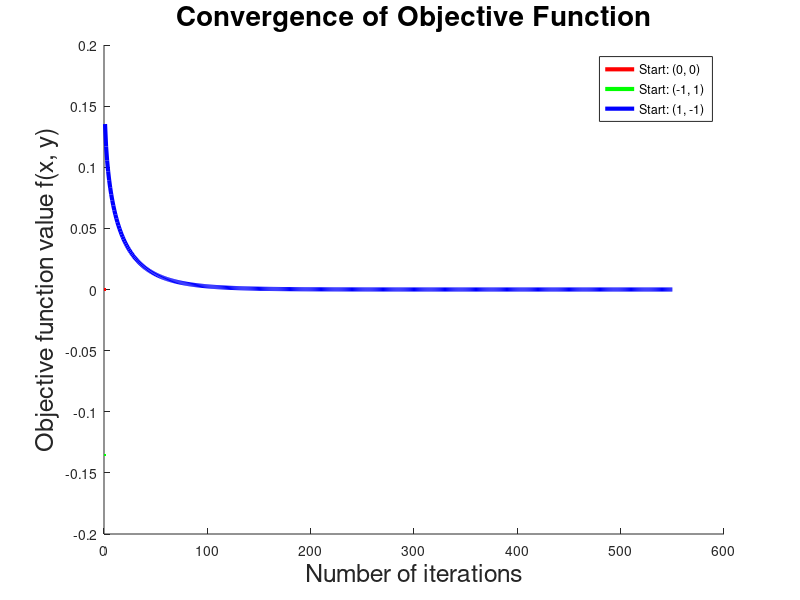

The MATLAB source for this figure: (Note: this script raises an error after producing the figure.)
% KARATIS DIMITRIOS 10775
% THEMA 3, ERWTHMA a

clear;
clc;

% Define the function f(x, y), its gradient, and Hessian
f = @(x, y) x.^5 .* exp(-x.^2 - y.^2);

grad_f = @(x, y) [5*x.^4 .* exp(-x.^2 - y.^2) - 2*x.^6 .* exp(-x.^2 - y.^2); ...
                  -2*y .* x.^5 .* exp(-x.^2 - y.^2)];

hessian_f = @(x, y) [ ...
    20*x.^3.*exp(-x.^2 - y.^2) - 12*x.^5.*exp(-x.^2 - y.^2) + 4*x.^7.*exp(-x.^2 - y.^2), ...
    4*x.^6.*y.*exp(-x.^2 - y.^2); ...
    4*x.^6.*y.*exp(-x.^2 - y.^2), ...
    -2*x.^5.*exp(-x.^2 - y.^2) + 4*x.^5.*y.^2.*exp(-x.^2 - y.^2)];

% Initial conditions (starting points)
initial_points = [0, 0; -1, 1; 1, -1]; % The three points (x0, y0)
epsilon = 1e-6; % Convergence threshold
max_iter = 5000000; % Maximum number of iterations
gamma = 0.01;

% Colors for plotting
colors = ['r', 'g', 'b']; 

figure; % Open a new figure for plotting
hold on; % Allow multiple plots on the same figure

% Execute Newton's Method for each starting point
for i = 1:size(initial_points, 1)
    % Initialize the point
    x = initial_points(i, 1);
    y = initial_points(i, 2);
    f_values = []; % Store function values for visualization
    
    % Loop for Newton's Method
    for k = 1:max_iter
        % Calculate the gradient and Hessian at the current point
        grad = grad_f(x, y);
        hessian = hessian_f(x, y);

        % Store function value for visualization
        f_values(k) = f(x, y);
        
        % Convergence check 
        if norm(grad) < epsilon
            break;
        end

        % Check if Hessian is positive definite
        try
            R = chol(hessian);
            % Hessian is positive definite, perform Newton step
            d_k = -inv(hessian) * grad;
        catch
            warning('Hessian is not positive definite!');
            break; 
        end
        
        
        % % Update the point (x, y) using Newton's step
        x_new = x + gamma * d_k(1);
        y_new = y + gamma * d_k(2);
        
        % Update the point
        x = x_new;
        y = y_new;
    end

    % Plot the convergence for this starting point
    plot(1:k, f_values, 'Color', colors(i), 'LineWidth', 3.0);
    
    % Display results for the starting point
    fprintf('Initial point: (%.2f, %.2f)\n', initial_points(i, 1), initial_points(i, 2));
    fprintf('Minimum found at: (%.4f, %.4f)\n', x, y);
    fprintf('Final value f(x, y) = %.6f\n', f(x, y));
    fprintf('Number of iterations: %d\n\n', k);
end

% Add labels, legend, and title to the plot
xlabel('Number of iterations', 'FontSize', 18);
ylabel('Objective function value f(x, y)', 'FontSize', 18);
title('Convergence of Objective Function', 'FontSize', 20);
lgnd = legend({'Start: (0, 0)', 'Start: (-1, 1)', 'Start: (1, -1)'}, 'Location', 'northeast');
lgnd.FontSize = 20;
grid on;
hold off;

ax = gca; % Get current axis
ax.FontSize = 18; % Set font size for axis tick labels

